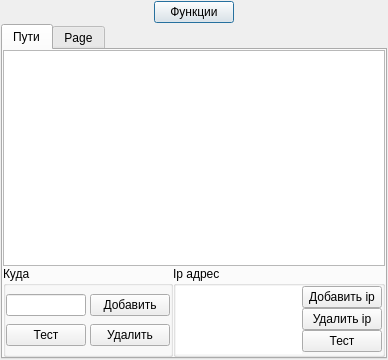
<?xml version="1.0" encoding="UTF-8"?>
<ui version="4.0">
 <class>ksetup</class>
 <widget class="QDialog" name="ksetup">
  <property name="geometry">
   <rect>
    <x>0</x>
    <y>0</y>
    <width>388</width>
    <height>360</height>
   </rect>
  </property>
  <property name="sizePolicy">
   <sizepolicy hsizetype="Expanding" vsizetype="Expanding">
    <horstretch>0</horstretch>
    <verstretch>0</verstretch>
   </sizepolicy>
  </property>
  <property name="windowTitle">
   <string>Dialog</string>
  </property>
  <layout class="QHBoxLayout" name="horizontalLayout_6">
   <property name="spacing">
    <number>1</number>
   </property>
   <property name="leftMargin">
    <number>1</number>
   </property>
   <property name="topMargin">
    <number>1</number>
   </property>
   <property name="rightMargin">
    <number>1</number>
   </property>
   <property name="bottomMargin">
    <number>1</number>
   </property>
   <item>
    <layout class="QVBoxLayout" name="verticalLayout">
     <item>
      <layout class="QHBoxLayout" name="horizontalLayout">
       <item>
        <widget class="QPushButton" name="pbmenu">
         <property name="sizePolicy">
          <sizepolicy hsizetype="Maximum" vsizetype="Fixed">
           <horstretch>0</horstretch>
           <verstretch>0</verstretch>
          </sizepolicy>
         </property>
         <property name="text">
          <string>Функции</string>
         </property>
        </widget>
       </item>
      </layout>
     </item>
     <item>
      <widget class="QTabWidget" name="tabWidget">
       <property name="currentIndex">
        <number>0</number>
       </property>
       <property name="movable">
        <bool>true</bool>
       </property>
       <widget class="QWidget" name="setpath">
        <attribute name="title">
         <string>Пути</string>
        </attribute>
        <layout class="QVBoxLayout" name="verticalLayout_7">
         <property name="leftMargin">
          <number>0</number>
         </property>
         <property name="topMargin">
          <number>0</number>
         </property>
         <property name="rightMargin">
          <number>0</number>
         </property>
         <property name="bottomMargin">
          <number>0</number>
         </property>
         <item>
          <layout class="QVBoxLayout" name="verticalLayout_3">
           <property name="spacing">
            <number>0</number>
           </property>
           <item>
            <widget class="gpath" name="ggpath">
             <property name="sizePolicy">
              <sizepolicy hsizetype="Expanding" vsizetype="Minimum">
               <horstretch>0</horstretch>
               <verstretch>3</verstretch>
              </sizepolicy>
             </property>
             <property name="focusPolicy">
              <enum>Qt::StrongFocus</enum>
             </property>
             <property name="frameShadow">
              <enum>QFrame::Plain</enum>
             </property>
             <property name="lineWidth">
              <number>0</number>
             </property>
             <property name="editTriggers">
              <set>QAbstractItemView::AnyKeyPressed|QAbstractItemView::EditKeyPressed</set>
             </property>
             <property name="tabKeyNavigation">
              <bool>false</bool>
             </property>
             <property name="selectionBehavior">
              <enum>QAbstractItemView::SelectRows</enum>
             </property>
             <property name="sortingEnabled">
              <bool>true</bool>
             </property>
             <attribute name="verticalHeaderShowSortIndicator" stdset="0">
              <bool>false</bool>
             </attribute>
            </widget>
           </item>
           <item>
            <layout class="QHBoxLayout" name="horizontalLayout_8">
             <property name="spacing">
              <number>0</number>
             </property>
             <item>
              <widget class="QGroupBox" name="groupBox_3">
               <property name="sizePolicy">
                <sizepolicy hsizetype="Maximum" vsizetype="Preferred">
                 <horstretch>0</horstretch>
                 <verstretch>0</verstretch>
                </sizepolicy>
               </property>
               <property name="title">
                <string>Куда</string>
               </property>
               <layout class="QVBoxLayout" name="verticalLayout_11">
                <property name="spacing">
                 <number>0</number>
                </property>
                <property name="leftMargin">
                 <number>0</number>
                </property>
                <property name="topMargin">
                 <number>0</number>
                </property>
                <property name="rightMargin">
                 <number>0</number>
                </property>
                <property name="bottomMargin">
                 <number>0</number>
                </property>
                <item>
                 <layout class="QVBoxLayout" name="verticalLayout_12">
                  <item>
                   <layout class="QHBoxLayout" name="horizontalLayout_5">
                    <property name="spacing">
                     <number>4</number>
                    </property>
                    <item>
                     <widget class="de" name="lepathto">
                      <property name="sizePolicy">
                       <sizepolicy hsizetype="Maximum" vsizetype="Fixed">
                        <horstretch>0</horstretch>
                        <verstretch>0</verstretch>
                       </sizepolicy>
                      </property>
                     </widget>
                    </item>
                    <item>
                     <widget class="QPushButton" name="pbaddpath">
                      <property name="sizePolicy">
                       <sizepolicy hsizetype="Maximum" vsizetype="Fixed">
                        <horstretch>0</horstretch>
                        <verstretch>0</verstretch>
                       </sizepolicy>
                      </property>
                      <property name="text">
                       <string>Добавить</string>
                      </property>
                     </widget>
                    </item>
                   </layout>
                  </item>
                 </layout>
                </item>
                <item>
                 <layout class="QHBoxLayout" name="horizontalLayout_13">
                  <property name="spacing">
                   <number>4</number>
                  </property>
                  <item>
                   <widget class="QPushButton" name="pbtestpath">
                    <property name="sizePolicy">
                     <sizepolicy hsizetype="Maximum" vsizetype="Fixed">
                      <horstretch>0</horstretch>
                      <verstretch>0</verstretch>
                     </sizepolicy>
                    </property>
                    <property name="text">
                     <string>Тест</string>
                    </property>
                   </widget>
                  </item>
                  <item>
                   <widget class="QPushButton" name="pbdelpath">
                    <property name="sizePolicy">
                     <sizepolicy hsizetype="Maximum" vsizetype="Fixed">
                      <horstretch>0</horstretch>
                      <verstretch>0</verstretch>
                     </sizepolicy>
                    </property>
                    <property name="text">
                     <string>Удалить</string>
                    </property>
                   </widget>
                  </item>
                 </layout>
                </item>
               </layout>
              </widget>
             </item>
             <item>
              <widget class="QGroupBox" name="groupBox">
               <property name="sizePolicy">
                <sizepolicy hsizetype="Maximum" vsizetype="Expanding">
                 <horstretch>0</horstretch>
                 <verstretch>0</verstretch>
                </sizepolicy>
               </property>
               <property name="title">
                <string>Ip адрес</string>
               </property>
               <layout class="QHBoxLayout" name="horizontalLayout_11">
                <property name="spacing">
                 <number>0</number>
                </property>
                <property name="leftMargin">
                 <number>0</number>
                </property>
                <property name="topMargin">
                 <number>0</number>
                </property>
                <property name="rightMargin">
                 <number>0</number>
                </property>
                <property name="bottomMargin">
                 <number>0</number>
                </property>
                <item>
                 <layout class="QHBoxLayout" name="horizontalLayout_10">
                  <property name="spacing">
                   <number>0</number>
                  </property>
                  <item>
                   <widget class="gip" name="ggip">
                    <property name="sizePolicy">
                     <sizepolicy hsizetype="Maximum" vsizetype="Maximum">
                      <horstretch>0</horstretch>
                      <verstretch>0</verstretch>
                     </sizepolicy>
                    </property>
                    <property name="frameShape">
                     <enum>QFrame::NoFrame</enum>
                    </property>
                    <property name="lineWidth">
                     <number>0</number>
                    </property>
                    <property name="editTriggers">
                     <set>QAbstractItemView::AnyKeyPressed|QAbstractItemView::EditKeyPressed</set>
                    </property>
                    <property name="tabKeyNavigation">
                     <bool>false</bool>
                    </property>
                    <property name="sortingEnabled">
                     <bool>true</bool>
                    </property>
                    <attribute name="verticalHeaderVisible">
                     <bool>false</bool>
                    </attribute>
                   </widget>
                  </item>
                  <item>
                   <layout class="QVBoxLayout" name="verticalLayout_5">
                    <item>
                     <widget class="QPushButton" name="pbaddip">
                      <property name="sizePolicy">
                       <sizepolicy hsizetype="Maximum" vsizetype="Maximum">
                        <horstretch>0</horstretch>
                        <verstretch>0</verstretch>
                       </sizepolicy>
                      </property>
                      <property name="text">
                       <string>Добавить ip</string>
                      </property>
                     </widget>
                    </item>
                    <item>
                     <widget class="QPushButton" name="pbdelip">
                      <property name="sizePolicy">
                       <sizepolicy hsizetype="Maximum" vsizetype="Maximum">
                        <horstretch>0</horstretch>
                        <verstretch>0</verstretch>
                       </sizepolicy>
                      </property>
                      <property name="text">
                       <string>Удалить ip</string>
                      </property>
                     </widget>
                    </item>
                    <item>
                     <widget class="QPushButton" name="pbtestip">
                      <property name="sizePolicy">
                       <sizepolicy hsizetype="Maximum" vsizetype="Fixed">
                        <horstretch>0</horstretch>
                        <verstretch>0</verstretch>
                       </sizepolicy>
                      </property>
                      <property name="text">
                       <string>Тест</string>
                      </property>
                     </widget>
                    </item>
                   </layout>
                  </item>
                 </layout>
                </item>
               </layout>
              </widget>
             </item>
             <item>
              <spacer name="verticalSpacer">
               <property name="orientation">
                <enum>Qt::Horizontal</enum>
               </property>
               <property name="sizeType">
                <enum>QSizePolicy::Expanding</enum>
               </property>
               <property name="sizeHint" stdset="0">
                <size>
                 <width>40</width>
                 <height>20</height>
                </size>
               </property>
              </spacer>
             </item>
            </layout>
           </item>
          </layout>
         </item>
        </layout>
       </widget>
       <widget class="QWidget" name="tab">
        <attribute name="title">
         <string>Page</string>
        </attribute>
       </widget>
      </widget>
     </item>
    </layout>
   </item>
  </layout>
 </widget>
 <customwidgets>
  <customwidget>
   <class>gip</class>
   <extends>QTableView</extends>
   <header>ksetup.h</header>
  </customwidget>
  <customwidget>
   <class>gpath</class>
   <extends>QTableView</extends>
   <header>ksetup.h</header>
   <slots>
    <slot>rowdel()</slot>
   </slots>
  </customwidget>
  <customwidget>
   <class>de</class>
   <extends>QLineEdit</extends>
   <header>g.h</header>
   <slots>
    <signal>returnpressed()</signal>
   </slots>
  </customwidget>
 </customwidgets>
 <tabstops>
  <tabstop>ggpath</tabstop>
  <tabstop>lepathto</tabstop>
  <tabstop>pbaddpath</tabstop>
  <tabstop>pbtestpath</tabstop>
  <tabstop>pbdelpath</tabstop>
  <tabstop>ggip</tabstop>
  <tabstop>pbaddip</tabstop>
  <tabstop>pbdelip</tabstop>
  <tabstop>pbtestip</tabstop>
  <tabstop>tabWidget</tabstop>
  <tabstop>pbmenu</tabstop>
 </tabstops>
 <resources/>
 <connections>
  <connection>
   <sender>pbmenu</sender>
   <signal>clicked()</signal>
   <receiver>ksetup</receiver>
   <slot>fshow()</slot>
   <hints>
    <hint type="sourcelabel">
     <x>188</x>
     <y>20</y>
    </hint>
    <hint type="destinationlabel">
     <x>387</x>
     <y>55</y>
    </hint>
   </hints>
  </connection>
  <connection>
   <sender>tabWidget</sender>
   <signal>currentChanged(int)</signal>
   <receiver>ksetup</receiver>
   <slot>tabchanged(int)</slot>
   <hints>
    <hint type="sourcelabel">
     <x>148</x>
     <y>43</y>
    </hint>
    <hint type="destinationlabel">
     <x>125</x>
     <y>0</y>
    </hint>
   </hints>
  </connection>
  <connection>
   <sender>pbaddip</sender>
   <signal>clicked()</signal>
   <receiver>ggip</receiver>
   <slot>rowadd()</slot>
   <hints>
    <hint type="sourcelabel">
     <x>376</x>
     <y>292</y>
    </hint>
    <hint type="destinationlabel">
     <x>295</x>
     <y>349</y>
    </hint>
   </hints>
  </connection>
  <connection>
   <sender>pbdelip</sender>
   <signal>clicked()</signal>
   <receiver>ggip</receiver>
   <slot>rowdel()</slot>
   <hints>
    <hint type="sourcelabel">
     <x>376</x>
     <y>319</y>
    </hint>
    <hint type="destinationlabel">
     <x>295</x>
     <y>349</y>
    </hint>
   </hints>
  </connection>
  <connection>
   <sender>pbtestip</sender>
   <signal>clicked()</signal>
   <receiver>ksetup</receiver>
   <slot>ktestip()</slot>
   <hints>
    <hint type="sourcelabel">
     <x>376</x>
     <y>346</y>
    </hint>
    <hint type="destinationlabel">
     <x>371</x>
     <y>250</y>
    </hint>
   </hints>
  </connection>
  <connection>
   <sender>pbaddpath</sender>
   <signal>clicked()</signal>
   <receiver>ksetup</receiver>
   <slot>onaddpath()</slot>
   <hints>
    <hint type="sourcelabel">
     <x>132</x>
     <y>290</y>
    </hint>
    <hint type="destinationlabel">
     <x>193</x>
     <y>179</y>
    </hint>
   </hints>
  </connection>
  <connection>
   <sender>pbdelpath</sender>
   <signal>clicked()</signal>
   <receiver>ggpath</receiver>
   <slot>rowdel()</slot>
   <hints>
    <hint type="sourcelabel">
     <x>133</x>
     <y>330</y>
    </hint>
    <hint type="destinationlabel">
     <x>193</x>
     <y>152</y>
    </hint>
   </hints>
  </connection>
  <connection>
   <sender>pbtestpath</sender>
   <signal>clicked()</signal>
   <receiver>ksetup</receiver>
   <slot>ktestpath()</slot>
   <hints>
    <hint type="sourcelabel">
     <x>56</x>
     <y>330</y>
    </hint>
    <hint type="destinationlabel">
     <x>68</x>
     <y>373</y>
    </hint>
   </hints>
  </connection>
  <connection>
   <sender>lepathto</sender>
   <signal>returnpressed()</signal>
   <receiver>ksetup</receiver>
   <slot>onaddpath()</slot>
   <hints>
    <hint type="sourcelabel">
     <x>49</x>
     <y>289</y>
    </hint>
    <hint type="destinationlabel">
     <x>193</x>
     <y>179</y>
    </hint>
   </hints>
  </connection>
 </connections>
 <slots>
  <signal>kclosed(0)</signal>
  <slot>dclosed()</slot>
  <slot>fshow()</slot>
  <slot>ktestip()</slot>
  <slot>tabchanged(int)</slot>
  <slot>onaddpath()</slot>
  <slot>ktestpath()</slot>
 </slots>
</ui>
